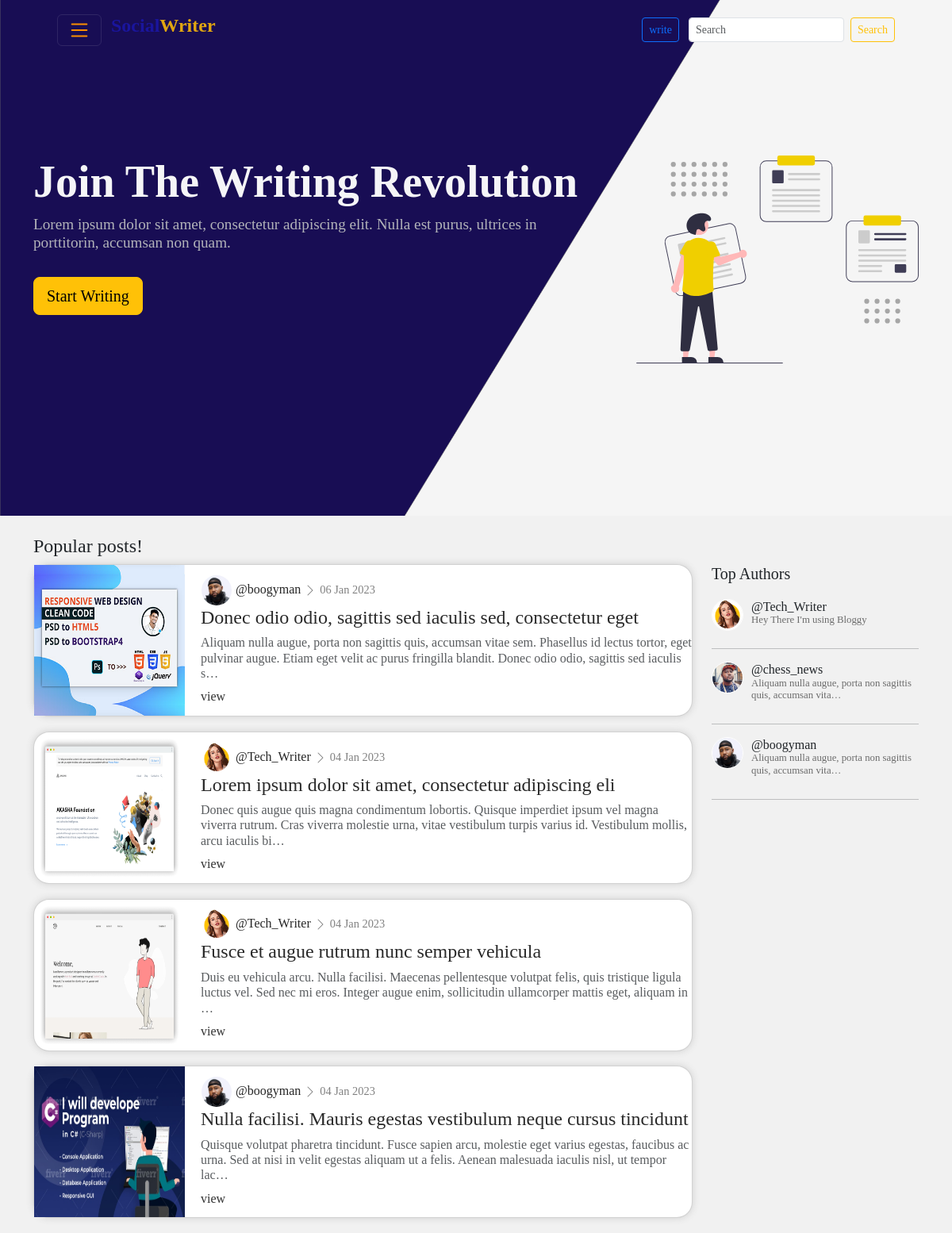
The page / on the database its author committed.
### blogyapp/models.py (models this page shows, shortened)
class Entry(models.Model):
    profile = models.ForeignKey(Profile, on_delete=models.CASCADE , blank=True , null=True) # Entry attached to a specific profile
    thumbnail = models.ImageField(upload_to="blogyapp/images/articles_img", blank=True , null=True)
    uploaded = models.BooleanField(default=False)
    entry_title = models.TextField()
    introduction = models.TextField()
    text = HTMLField()
    date_added = models.DateTimeField(auto_now_add=True)
    popularity = models.IntegerField(default=0)
    likes = models.IntegerField(default=0)  # number of likes for each Article
    bookmarks = models.IntegerField(default=0)  # number of bookmarks for each Article ...
    class Meta:
        verbose_name_plural = 'entries'

### users/models.py (models this page shows, shortened)
class Profile(models.Model):
    name = models.OneToOneField(User, on_delete=models.CASCADE ,default=1 ) # this has the username inside
    bio = models.CharField(max_length=150,blank=True, default="Hey There I'm using SocialWriter ")
    avatar = models.ImageField(null=True, upload_to="blogyapp/images/profiles_img", default="default.jpg")
    following = models.ManyToManyField(User,related_name="following", blank=True)
    followers = models.IntegerField(default=0)
    date_created = models.DateTimeField(auto_now=True)
    liked_articles = models.ManyToManyField("blogyapp.Entry",related_name="liked_articles", blank=True)
    bookmarked_articles = models.ManyToManyField("blogyapp.Entry",related_name="bookmarked_articles", blank=True)
    twitter_link = models.URLField(blank=True, null=True)
    linkedin_link = models.URLField(blank=True, null=True)
    personal_link = models.URLField(blank=True, null=True)

### blogyapp/views.py (the view)
# urls.py: path("",views.home1,name='home1'),
def home1(request):
    print(  "recommeded : ", request.path)
    if request.user.is_authenticated:
        followings_url = request.path
        recommended_articles = Entry.objects.all()
        my_profile =Profile.objects.get(name =request.user)  # profile of logged in user
        comments = Comments.objects.all()
        entries = Entry.objects.all().order_by("-date_added")
        followings = my_profile.following.all() #queryset of all the accounts that i follow ...
        my_guys = Profile.objects.filter(name__in = followings).exclude(Q(name=my_profile.name))[:6]
        other_users = Profile.objects.exclude(name__in =followings).exclude(Q(name=my_profile.name))[:6]
        context = { "entries":entries ,
                   "followings":followings,
                   "my_guys":my_guys ,
                   "other_users":other_users ,
                   "my_profile":my_profile,
                   "comments":comments,
                   "recommended_articles":recommended_articles,
                   "followings_url":followings_url
                   }
        return render(request, 'blogyapp/landing_page.html',context)
    else:
        authors = Entry.objects.order_by("-popularity")
        top_authors = []
        for i in authors:
            if i.profile.name not in top_authors:
                top_authors.append(i.profile.name)
        top_authors_details = Profile.objects.filter(name__in=top_authors)[:10]
        popular = Entry.objects.order_by("-popularity")[:4]
        return render(request, 'blogyapp/landing_page.html' , {"popular":popular,"top_authors_details":top_authors_details})

### blogyapp/templates/blogyapp/landing_page.html (shortened to what this page needs)
{% extends 'blogyapp/base.html' %}
  {% load bootstrap5 %}
  {% load static %}
  {% load read-time %}
{% block content %}
{% if user.is_anonymous %}
    <section style="height:650px;" id="landing_page">
      <nav class="navbar navbar-dark " style="background-color:#05162200;  height: 2cm;">
        <div class="container-fluid" style="width: 90%;">
        <div style="display: flex;">
          <div style="color:  rgb(251, 143, 1);" class="navbar-toggler" type="button" data-bs-toggle="offcanvas" data-bs-target="#offcanvasNavbar" aria-controls="offcanvasNavbar">
          </div>
          <div style="display: flex;">
            <h4 style="font-weight:600"><a href="{% url 'blogyapp:home1' %}" style="text-decoration: none;color: rgb(26, 21, 157);">  Social</a></h4><h4 style="font-weight:600"><a href="{% url 'blogyapp:home1' %}" style="text-decoration: none;color: rgb(225, 166, 17);"> Writer</a></h4>
          </div>
        </div>
        <div class = "search" >
        <div style="display: flex;">
            <button class="btn btn-outline-primary btn-sm"> write </button>
          <form class="d-flex" role="search">
            <input class="form-control me-2 form-control-sm" type="search" placeholder="Search" aria-label="Search">
            <button class="btn btn-outline-warning btn-sm" type="submit">Search</button>
          </form>
        </div>
      </div>
        </div>
      </nav>
      <div class="container">
    <div>
      <br>
      <br>
      <br>
      <br>
      <br>
    </div>
    <div class="row">
      <div class="col-md-8">
        <h1 id="hero_text" style="font-size: 3.5rem;font-weight:700;color:rgb(245, 245, 247)" >  Join The Writing Revolution </h1>
        <h4 style="width:92%;color: rgb(178, 179, 185);font-size: 1.2rem;">Lorem ipsum dolor sit amet, consectetur adipiscing elit. Nulla est purus,
          ultrices in porttitorin, accumsan non quam.
        </h4>
        <br>
        <a class="btn btn-warning btn-lg" href="{% url 'users:register' %}"> Start Writing</a>
      </div>
      <div class="col-md-4">
       <img class="img-fluid" src="{% static 'blogyapp/images/hero-pic.svg' %}" alt="">
      </div>
    </div>
  </div>
    </section>
    <section style="background-color:rgba(238, 238, 238, 0.155) ;">
      <div class="container">
        <br>
        <h4 id="hero_text">Popular posts!</h4>
        <div class="row">
          <div class="col-md-9" >
            {% for i in popular %}
            <div class="card" style="margin-bottom:0.5cm;border-radius: 20px ;box-shadow: 0 0 10px rgb(207, 207, 207);">
              <div class="d-flex align-items-center">
                <img  height="190" width="190" src="{{i.thumbnail.url}}">
                <div style="margin-left: 20px;">
                  <div class="">
                    <img class="avatar-home" src="{{i.profile.avatar.url}}"> <span style="color: rgb(38, 38, 38);"> @{{i.profile.name}}</span>
                     <span style="color: gray;"><svg xmlns="http://www.w3.org/2000/svg" width="16" height="16" fill="currentColor" class="bi bi-chevron-right" viewBox="0 0 16 16">
                      <path fill-rule="evenodd" d="M4.646 1.646a.5.5 0 0 1 .708 0l6 6a.5.5 0 0 1 0 .708l-6 6a.5.5 0 0 1-.708-.708L10.293 8 4.646 2.354a.5.5 0 0 1 0-.708z"/>
                    </svg></span>
                    <span style="color: gray;font-size: 0.9rem;"> {{i.date_added|date:"d M Y"}}</span>
                  </div>
                    <h4 style="font-weight: 500;">
                      <a id="hero_text" style="text-decoration: none;color: rgb(41, 41, 41);" href="{% url 'blogyapp:read' i.id %}">{{i.entry_title}}</a>
                    </h4>
                    <div class="card-text text-muted">
                        <h6>  {{ i.introduction|truncatechars:200}}</h6>
                    </div>
                    <a style="margin-top: 0.1cm;" href="#"> view</a>
                </div>
              </div>
            </div>
            {% endfor %}
        </div>
        <div class="col-md-3">
          <h5 style="margin-bottom: 20px;" id="hero_text" >Top Authors</h5>
          {% for top_user in top_authors_details %}
          <div class="d-flex" style="margin-bottom: 20px;">
            <img class="avatar-home" src="{{top_user.avatar.url}}">
            <div style="font-size: 0.9rem;font-weight: 600;margin-left: 10px;">
             <h6 style="margin-bottom: 0cm;"> @{{top_user.name}}   </h6>
             <h6 style="margin-top:0cm;font-weight: 400;font-size: 0.80rem;color: rgb(108, 108, 108);">  {{top_user.bio|truncatechars:60}} </h6>
            </div>
          </div>
          <hr>
          {% endfor %}
        </div>
        </div>
      </div>
    </section>
{% endif %}
{% endblock content %}

### blogyapp/static/blogyapp/css/read.css (style rules this page uses)
p, h1, h2, h3, h4, h5, h6, button, a, span, div { font-family:poppins !important; }
body { background-color: rgb(241, 241, 241); }
a { text-decoration: none !important; color: rgb(50, 50, 50); }
.avatar-home { border-radius: 50%; border: 1px white solid; width: 40px; height: 40px; }
@media screen and (min-width:776px) { .search { display: inline-block; } }

### blogyapp/templates/blogyapp/landing_page.html (style rules this page uses)
#landing_page { background-image: url("../static/blogyapp/images/bg.png"); background-repeat: no-repeat; background-position:center; width: 100% !important; background-size: cover; }

### rows shown on the page
Entry: thumbnail (picture), profile.avatar (picture), profile.name "boogyman", date_added "06 Jan 2023", entry_title "Donec odio odio, sagittis sed iaculis sed, consectetur eget", introduction "Aliquam nulla augue, porta non sagittis quis, accumsan vitae sem. Phasellus id lectus tortor, eget pulvinar augue. Etiam eget velit ac purus fringilla blandit. Donec odio odio, sagittis sed iaculis s…"
Entry: thumbnail (picture), profile.avatar (picture), profile.name "Tech_Writer", date_added "04 Jan 2023", entry_title "Lorem ipsum dolor sit amet, consectetur adipiscing eli", introduction "Donec quis augue quis magna condimentum lobortis. Quisque imperdiet ipsum vel magna viverra rutrum. Cras viverra molestie urna, vitae vestibulum turpis varius id. Vestibulum mollis, arcu iaculis bi…"
Entry: thumbnail (picture), profile.avatar (picture), profile.name "Tech_Writer", date_added "04 Jan 2023", entry_title "Fusce et augue rutrum nunc semper vehicula", introduction "Duis eu vehicula arcu. Nulla facilisi. Maecenas pellentesque volutpat felis, quis tristique ligula luctus vel. Sed nec mi eros. Integer augue enim, sollicitudin ullamcorper mattis eget, aliquam in …"
Entry: thumbnail (picture), profile.avatar (picture), profile.name "boogyman", date_added "04 Jan 2023", entry_title "Nulla facilisi. Mauris egestas vestibulum neque cursus tincidunt", introduction "Quisque volutpat pharetra tincidunt. Fusce sapien arcu, molestie eget varius egestas, faucibus ac urna. Sed at nisi in velit egestas aliquam ut a felis. Aenean malesuada iaculis nisl, ut tempor lac…"
Profile: avatar (picture), name "Tech_Writer", bio "Hey There I'm using Bloggy"
Profile: avatar (picture), name "chess_news", bio "Aliquam nulla augue, porta non sagittis quis, accumsan vita…"
Profile: avatar (picture), name "boogyman", bio "Aliquam nulla augue, porta non sagittis quis, accumsan vita…"
